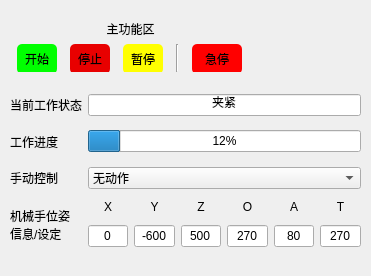
<?xml version="1.0" encoding="UTF-8"?>
<ui version="4.0">
 <class>Manipulator</class>
 <widget class="QWidget" name="Manipulator">
  <property name="geometry">
   <rect>
    <x>0</x>
    <y>0</y>
    <width>371</width>
    <height>276</height>
   </rect>
  </property>
  <property name="windowTitle">
   <string>机械手</string>
  </property>
  <widget class="QWidget" name="layoutWidget">
   <property name="geometry">
    <rect>
     <x>10</x>
     <y>90</y>
     <width>351</width>
     <height>161</height>
    </rect>
   </property>
   <layout class="QGridLayout" name="gridLayout_4">
    <item row="6" column="1">
     <widget class="QLabel" name="label_24">
      <property name="text">
       <string>X</string>
      </property>
      <property name="alignment">
       <set>Qt::AlignCenter</set>
      </property>
     </widget>
    </item>
    <item row="6" column="2">
     <widget class="QLabel" name="label_25">
      <property name="text">
       <string>Y</string>
      </property>
      <property name="alignment">
       <set>Qt::AlignCenter</set>
      </property>
     </widget>
    </item>
    <item row="6" column="3">
     <widget class="QLabel" name="label_27">
      <property name="text">
       <string>Z</string>
      </property>
      <property name="alignment">
       <set>Qt::AlignCenter</set>
      </property>
     </widget>
    </item>
    <item row="6" column="4">
     <widget class="QLabel" name="label_28">
      <property name="text">
       <string>O</string>
      </property>
      <property name="alignment">
       <set>Qt::AlignCenter</set>
      </property>
     </widget>
    </item>
    <item row="6" column="6">
     <widget class="QLabel" name="label_29">
      <property name="text">
       <string>T</string>
      </property>
      <property name="alignment">
       <set>Qt::AlignCenter</set>
      </property>
     </widget>
    </item>
    <item row="6" column="0" rowspan="3">
     <widget class="QLabel" name="label_23">
      <property name="text">
       <string>机械手位姿
信息/设定</string>
      </property>
     </widget>
    </item>
    <item row="0" column="0" rowspan="2">
     <widget class="QLabel" name="label_17">
      <property name="text">
       <string>当前工作状态</string>
      </property>
     </widget>
    </item>
    <item row="2" column="0" rowspan="2">
     <widget class="QLabel" name="label_22">
      <property name="text">
       <string>工作进度</string>
      </property>
     </widget>
    </item>
    <item row="4" column="0" rowspan="2">
     <widget class="QLabel" name="label_26">
      <property name="text">
       <string>手动控制</string>
      </property>
     </widget>
    </item>
    <item row="6" column="5">
     <widget class="QLabel" name="label_30">
      <property name="text">
       <string>A</string>
      </property>
      <property name="alignment">
       <set>Qt::AlignCenter</set>
      </property>
     </widget>
    </item>
    <item row="7" column="1" rowspan="2">
     <widget class="QLineEdit" name="lineEdit_13">
      <property name="text">
       <string>0</string>
      </property>
      <property name="alignment">
       <set>Qt::AlignCenter</set>
      </property>
     </widget>
    </item>
    <item row="7" column="2" rowspan="2">
     <widget class="QLineEdit" name="lineEdit_14">
      <property name="text">
       <string>-600</string>
      </property>
      <property name="alignment">
       <set>Qt::AlignCenter</set>
      </property>
     </widget>
    </item>
    <item row="7" column="3" rowspan="2">
     <widget class="QLineEdit" name="lineEdit_12">
      <property name="text">
       <string>500</string>
      </property>
      <property name="alignment">
       <set>Qt::AlignCenter</set>
      </property>
     </widget>
    </item>
    <item row="7" column="4" rowspan="2">
     <widget class="QLineEdit" name="lineEdit_15">
      <property name="text">
       <string>270</string>
      </property>
      <property name="alignment">
       <set>Qt::AlignCenter</set>
      </property>
     </widget>
    </item>
    <item row="7" column="5" rowspan="2">
     <widget class="QLineEdit" name="lineEdit_16">
      <property name="text">
       <string>80</string>
      </property>
      <property name="alignment">
       <set>Qt::AlignCenter</set>
      </property>
     </widget>
    </item>
    <item row="7" column="6" rowspan="2">
     <widget class="QLineEdit" name="lineEdit_17">
      <property name="text">
       <string>270</string>
      </property>
      <property name="alignment">
       <set>Qt::AlignCenter</set>
      </property>
     </widget>
    </item>
    <item row="2" column="1" rowspan="2" colspan="6">
     <widget class="QProgressBar" name="progressBar_8">
      <property name="enabled">
       <bool>true</bool>
      </property>
      <property name="value">
       <number>12</number>
      </property>
      <property name="textVisible">
       <bool>true</bool>
      </property>
      <property name="invertedAppearance">
       <bool>false</bool>
      </property>
      <property name="textDirection">
       <enum>QProgressBar::TopToBottom</enum>
      </property>
     </widget>
    </item>
    <item row="4" column="1" rowspan="2" colspan="6">
     <widget class="QComboBox" name="cbHandAct2">
      <item>
       <property name="text">
        <string>无动作</string>
       </property>
      </item>
      <item>
       <property name="text">
        <string>松开</string>
       </property>
      </item>
      <item>
       <property name="text">
        <string>夹紧</string>
       </property>
      </item>
     </widget>
    </item>
    <item row="0" column="1" rowspan="2" colspan="6">
     <widget class="QLineEdit" name="lineEdit_8">
      <property name="text">
       <string>夹紧</string>
      </property>
      <property name="alignment">
       <set>Qt::AlignCenter</set>
      </property>
     </widget>
    </item>
   </layout>
  </widget>
  <widget class="QWidget" name="verticalLayoutWidget">
   <property name="geometry">
    <rect>
     <x>10</x>
     <y>20</y>
     <width>241</width>
     <height>52</height>
    </rect>
   </property>
   <layout class="QVBoxLayout" name="verticalLayout">
    <item>
     <widget class="QLabel" name="label">
      <property name="text">
       <string>主功能区</string>
      </property>
      <property name="alignment">
       <set>Qt::AlignCenter</set>
      </property>
     </widget>
    </item>
    <item>
     <layout class="QHBoxLayout" name="horizontalLayout_4">
      <item>
       <widget class="QPushButton" name="pbStart">
        <property name="minimumSize">
         <size>
          <width>0</width>
          <height>30</height>
         </size>
        </property>
        <property name="maximumSize">
         <size>
          <width>40</width>
          <height>30</height>
         </size>
        </property>
        <property name="styleSheet">
         <string notr="true">border-radius:5px; 
background-color: rgb(0, 255, 0);</string>
        </property>
        <property name="text">
         <string>开始</string>
        </property>
       </widget>
      </item>
      <item>
       <widget class="QPushButton" name="pbStop">
        <property name="minimumSize">
         <size>
          <width>0</width>
          <height>30</height>
         </size>
        </property>
        <property name="maximumSize">
         <size>
          <width>40</width>
          <height>30</height>
         </size>
        </property>
        <property name="styleSheet">
         <string notr="true">border-radius:5px; 
background-color: rgb(232, 0, 0)</string>
        </property>
        <property name="text">
         <string>停止</string>
        </property>
       </widget>
      </item>
      <item>
       <widget class="QPushButton" name="pbPause">
        <property name="minimumSize">
         <size>
          <width>0</width>
          <height>30</height>
         </size>
        </property>
        <property name="maximumSize">
         <size>
          <width>40</width>
          <height>16777215</height>
         </size>
        </property>
        <property name="styleSheet">
         <string notr="true">border-radius:5px;   
background-color: rgb(255, 255, 0);</string>
        </property>
        <property name="text">
         <string>暂停</string>
        </property>
       </widget>
      </item>
      <item>
       <widget class="Line" name="line_8">
        <property name="orientation">
         <enum>Qt::Vertical</enum>
        </property>
       </widget>
      </item>
      <item>
       <widget class="QPushButton" name="pbScram">
        <property name="sizePolicy">
         <sizepolicy hsizetype="Fixed" vsizetype="Fixed">
          <horstretch>0</horstretch>
          <verstretch>0</verstretch>
         </sizepolicy>
        </property>
        <property name="minimumSize">
         <size>
          <width>0</width>
          <height>30</height>
         </size>
        </property>
        <property name="maximumSize">
         <size>
          <width>50</width>
          <height>16777215</height>
         </size>
        </property>
        <property name="styleSheet">
         <string notr="true">border-radius:5px;   
background-color: rgb(255, 0, 0);</string>
        </property>
        <property name="text">
         <string>急停</string>
        </property>
       </widget>
      </item>
     </layout>
    </item>
   </layout>
  </widget>
 </widget>
 <resources/>
 <connections/>
</ui>
